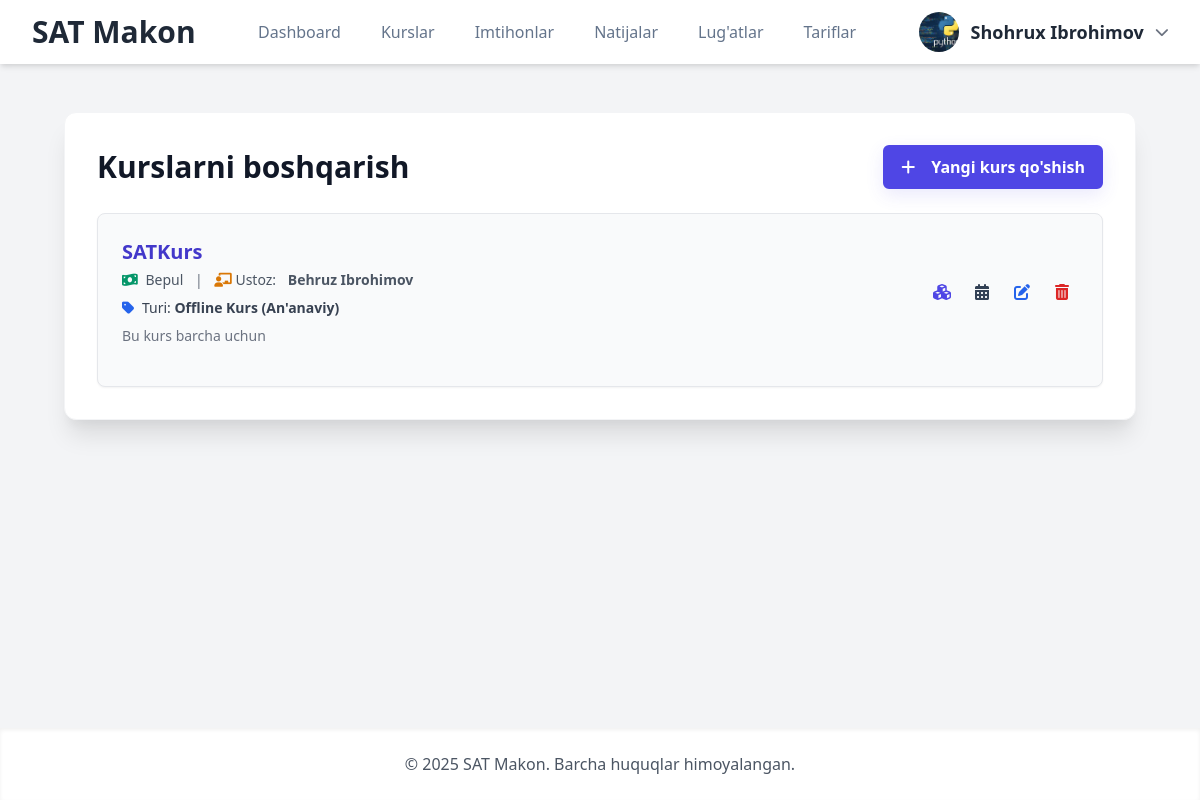
/edu-pro/courses/ (signed in), run on the app's committed database.
### Mock/models.py (models this page shows, shortened)
class CustomUser(AbstractUser):
    first_name = None
    last_name = None
    full_name = models.CharField(max_length=255, verbose_name="To'liq ism (F.I.Sh)")
    email = models.EmailField(unique=True, verbose_name="Elektron pochta")
    phone_number = models.CharField(max_length=20, unique=True, null=True, blank=True, verbose_name="Telefon raqami")
    center = models.ForeignKey(
        Center,
        on_delete=models.SET_NULL,
        null=True,
        blank=True,
        related_name='members',
        verbose_name="O'quv Markazi"
    )
    ROLE_CHOICES = [
        ('student', "O'quvchi"),
        ('teacher', "O'qituvchi"),
        ('center_admin', "Markaz Admini"),
        ('admin', "Platforma Super Admini"),
    ]
    role = models.CharField(max_length=20, choices=ROLE_CHOICES, default='student', verbose_name="Foydalanuvchi roli")
    profile_picture = models.ImageField(upload_to='profile_pics/', null=True, blank=True, verbose_name="Profil rasmi")
    bio = models.TextField(max_length=500, blank=True, verbose_name="O'zi haqida")
    ability = models.FloatField(default=0.0, verbose_name="Foydalanuvchi qobiliyati (Rasch)")
    teacher = models.ForeignKey(
        'self',
        on_delete=models.SET_NULL,
        null=True,
        blank=True,
        limit_choices_to=models.Q(role='teacher') | models.Q(role='center_admin'),
        related_name='students',
        verbose_name="Biriktirilgan Ustoz/Admin"
    )
    is_approved = models.BooleanField(default=True, verbose_name="Tasdiqlangan")
    is_banned = models.BooleanField(default=False, verbose_name="Bloklangan")
    USERNAME_FIELD = 'username'
    REQUIRED_FIELDS = ['email', 'full_name']
    def get_full_name(self):
        return self.full_name.strip()
    class Meta:
        verbose_name = "Foydalanuvchi"
        verbose_name_plural = "Foydalanuvchilar"

class Course(models.Model):
    title = models.CharField(max_length=200, verbose_name="Kurs nomi")
    description = models.TextField(verbose_name="Tavsif", blank=True, null=True)
    teacher = models.ForeignKey(settings.AUTH_USER_MODEL, on_delete=models.SET_NULL, null=True, verbose_name="Ustoz")
    course_type = models.CharField(
        max_length=10,
        choices=COURSE_TYPE_CHOICES,
        default='online',
        verbose_name="Kurs turi"
    )
    online_lesson_flow = models.CharField(
        max_length=10,
        choices=ONLINE_LESSON_FLOW_CHOICES,
        default='self_paced',
        verbose_name="Online darslar turi",
        help_text="'Ixtiyoriy'da tezlik talabaga bog'liq, 'Jadval asosida'da vaqt cheklangan."
    )
    is_premium = models.BooleanField(default=True, verbose_name="Pullik kurs")
    is_active = models.BooleanField(default=True, verbose_name="Aktiv")
    price = models.DecimalField(
        max_digits=10,
        decimal_places=2,
        default=0.00,
        verbose_name="Kurs narxi"
    )
    created_at = models.DateTimeField(auto_now_add=True)
    center = models.ForeignKey(
        'Center',
        on_delete=models.CASCADE,
        related_name='courses',
        verbose_name="Tegishli Markaz",
        null=True
    )
    groups = models.ManyToManyField(
        'Group',
        related_name='courses',
        blank=True,
        verbose_name="Kurs o'tiladigan guruhlar"
    )
    class Meta:
        verbose_name = "Kurs"
        verbose_name_plural = "Kurslar"
        unique_together = ('title', 'center')
        ordering = ['title']
    @property
    def is_online(self):
        return self.course_type == 'online'

### Mock/views.py (the view)
# urls.py: path('<slug:slug>/courses/', views.course_list, name='course_list'),
@login_required(login_url='login')
def course_list(request, slug):
    user = request.user
    center = get_object_or_404(Center, slug=slug)
    if not (user.center == center or user.is_staff):
        messages.error(request, "Sizda bu markaz kurslarini ko'rish huquqi yo'q.")
        return redirect('dashboard',slug=request.user.center.slug)
    courses = Course.objects.filter(teacher__center=center).order_by('-created_at').select_related('teacher')
    context = {
        'courses': courses,
        'center': center, # Shablonlarda URL yaratish uchun kerak
        'page_title': f"{center.name} Kurslari Ro'yxati"
    }
    return render(request, 'management/course_list.html', context)

### Mock/context_processors.py (called while the page is built)
def global_context(request):
    default_name = "SAT Makon"
    context = {
        'CENTER_NAME': default_name,
        'center': None,
        'CENTER_SLUG': None,
    }
    if request.user.is_authenticated:
        user = request.user
        if hasattr(user, 'center') and user.center:
            current_center = user.center
            context['center'] = current_center
            context['CENTER_SLUG'] = current_center.slug
            context['CENTER_NAME'] = current_center.name
        if user.is_superuser:
            context['CENTER_NAME'] = default_name
            context['center'] = None
            context['CENTER_SLUG'] = None
    return context

### Mock/templates/management/course_list.html (shortened to what this page needs)
{% extends 'base.html' %}
{% load static i18n %}
{% block extra_css %}
<link href="https://cdn.jsdelivr.net/npm/tailwindcss@2.2.19/dist/tailwind.min.css" rel="stylesheet">
<link rel="stylesheet" href="https://cdnjs.cloudflare.com/ajax/libs/font-awesome/6.0.0-beta3/css/all.min.css">
{% endblock %}
{% block content %}
<div class="container mx-auto p-4 md:p-8 max-w-6xl">
    <div class="bg-white shadow-xl rounded-xl p-6 md:p-8 border border-gray-100">
        <div class="flex flex-col sm:flex-row justify-between items-center mb-6 space-y-4 sm:space-y-0">
            <h2 class="text-3xl font-extrabold text-gray-900">{% trans "Kurslarni boshqarish" %}</h2>
            <a href="{% url 'course_create' slug=center.slug %}" class="btn btn-primary">
                <i class="fas fa-plus mr-2"></i>{% trans "Yangi kurs qo'shish" %}
            </a>
        </div>
        {% if courses %}
        <div class="grid grid-cols-1 gap-6">
            {% for course in courses %}
            <div class="course-card bg-gray-50 rounded-lg p-6 border border-gray-200 shadow-sm">
                <div class="flex flex-col sm:flex-row justify-between items-start sm:items-center mb-4 space-y-4 sm:space-y-0">
                    <div>
                        <h3 class="text-xl font-bold text-indigo-700">{{ course.title }}</h3>
                        <p class="text-sm text-gray-600 mt-1 space-x-2">
                            <span class="font-medium">
                                <i class="fas fa-money-bill-wave mr-1 text-green-600"></i>
                                {% if course.is_premium %}{{ course.price|floatformat:0 }} so'm{% else %}{% trans "Bepul" %}{% endif %}
                            </span>
                            <span class="text-gray-500">|</span>
                            <i class="fas fa-chalkboard-teacher mr-1 text-yellow-600"></i>
                            {% trans "Ustoz" %}: <b>{{ course.teacher.get_full_name|default:"Tayinlanmagan" }}</b>
                        </p>
                        <p class="text-sm text-gray-700 mt-2">
                            <i class="fas fa-tag mr-1 text-blue-600"></i>
                            {% trans "Turi" %}:
                            <span class="font-semibold">{{ course.get_course_type_display }}</span>
                        </p>
                        {% if course.description %}
                        <p class="text-sm text-gray-500 mt-2">{{ course.description|truncatewords:25 }}</p>
                        {% endif %}
                    </div>
                    <div class="flex space-x-2 flex-shrink-0">
                        <a href="{% url 'module_list' course_id=course.id %}" class="btn-icon text-indigo-600 hover:bg-indigo-100" title="{% trans 'Modullar va Darslarni boshqarish' %}">
                            <i class="fas fa-cubes"></i>
                        </a>
                        {% if course.course_type == 'offline' or course.online_lesson_flow == 'scheduled' %}
                        <a href="{% url 'schedule_list' course_id=course.id %}" class="btn-icon text-teal-600 hover:bg-teal-100" title="{% trans 'Dars jadvalini belgilash' %}">
                            <i class="fas fa-calendar-alt"></i>
                        </a>
                        {% endif %}
                        <a href="{% url 'course_update' slug=center.slug slug=center.slug pk=course.id %}" class="btn-icon text-blue-600 hover:bg-blue-100" title="{% trans 'Tahrirlash' %}">
                            <i class="fas fa-edit"></i>
                        </a>
                        <button onclick="openDeleteModal('delete-modal-{{ course.id }}')" class="btn-icon text-red-600 hover:bg-red-100" title="{% trans 'O\'chirish' %}">
                            <i class="fas fa-trash-alt"></i>
                        </button>
                    </div>
                </div>
            </div>
            {% endfor %}
        </div>
        {% endif %}
    </div>
</div>
{% endblock %}

### Mock/templates/header.html (shortened to what this page needs)
{% load static i18n %}
<header class="bg-white shadow-md sticky top-0 z-50">
    <div class="container max-w-7xl mx-auto px-4 sm:px-6 lg:px-8">
        <div class="flex items-center justify-between h-16">
            <div class="flex-shrink-0">
                <a href="{% url 'index' %}" class="text-3xl font-bold text-gray-800">{{ CENTER_NAME }}</a>
            </div>
            <nav class="hidden md:flex md:items-center md:space-x-2 lg:space-x-4">
                {% if user.is_authenticated and user.role == 'student' %}
                <a href="{% url 'dashboard' slug=request.user.center.slug %}" class="nav-link {% if request.resolver_match.url_name == 'dashboard' %}active{% endif %}">Dashboard</a>
                <a href="{% url 'all_courses' center.slug %}" class="nav-link ">Kurslar</a>
                <a href="{% url 'all_exams' center.slug %}" class="nav-link {% if request.resolver_match.url_name == 'all_exams' %}active{% endif %}">Imtihonlar</a>
                <a href="{% url 'completed_exams' center.slug %}" class="nav-link {% if request.resolver_match.url_name == 'completed_exams' %}active{% endif %}">Natijalar</a>
                <a href="{% url 'my_flashcards' center.slug %}" class="nav-link {% if request.resolver_match.url_name == 'my_flashcards' %}active{% endif %}">Lug'atlar</a>
                <a href="{% url 'price' center.slug %}" class="nav-link {% if request.resolver_match.url_name == 'price' %}active{% endif %}">Tariflar</a>
                {% elif user.is_authenticated and user.role == 'admin' %}
                <a href="{% url 'center_list' %}" class="nav-link {% if request.resolver_match.url_name == 'center_list' %}active{% endif %}">O'quv markazlar</a>
                {% endif %}
            </nav>
            <div class="flex items-center space-x-4">
                {% if user.is_authenticated %}
                <div class="hidden md:block relative">
                    <button id="dropdownButton" class="flex items-center space-x-3 focus:outline-none">
                        {% if user.profile_picture %}
                            <img class="h-10 w-10 rounded-full object-cover" src="{{ user.profile_picture.url }}" alt="Profil rasmi">
                        {% else %}
                            <span class="h-10 w-10 rounded-full bg-blue-500 flex items-center justify-center text-white font-bold text-lg">
                                {{ user.username|first|upper }}
                            </span>
                        {% endif %}
                        <span class="font-semibold text-lg text-gray-800">{{ user.get_full_name|default:user.username }}</span>
                        <i class="fas fa-chevron-down text-gray-500 text-sm"></i>
                    </button>
                </div>
                {% else %}
                <div class="hidden md:block">
                       <a href="{% url 'login' %}" class="nav-link"><i class="fa-brands fa-telegram mr-1"></i> Kirish</a>
                </div>
                {% endif %}
            </div>
        </div>
    </div>
</header>

### Mock/static/css/custom.css (style rules this page uses)
:root { --primary-color: #4f46e5; --secondary-color: #0ea5e9; --success-color: #10b981; --danger-color: #ef4444; --slate-text: #334155; --slate-light: #64748b; --slate-bg: #f8fafc; --card-bg: #ffffff; --card-border: #eef2ff; --card-shadow: 0 4px 6px -1px rgb(0 0 0 / 0.05), 0 2px 4px -2px rgb(0 0 0 / 0.06); --card-shadow-hover: 0 10px 15px -3px rgb(0 0 0 / 0.07), 0 4px 6px -2px rgb(0 0 0 / 0.05); }
body { background-color: var(--slate-bg); color: var(--slate-text); font-family: 'Inter', sans-serif; -webkit-font-smoothing: antialiased; -moz-osx-font-smoothing: grayscale; }
.btn { font-weight: 600; padding: 0.75rem 1.25rem; border-radius: 0.75rem; transition: all 0.2s ease-in-out; text-align: center; display: inline-flex; align-items: center; justify-content: center; gap: 0.5rem; cursor: pointer; border: 2px solid transparent; white-space: nowrap; text-decoration: none; }
.btn-primary, a.btn-primary { background-color: var(--primary-color); border-color: var(--primary-color); color: white; box-shadow: 0 6px 18px rgba(79, 70, 229, 0.12); }
.nav-link, .mobile-nav-link { display: block; padding: 0.5rem 0.75rem; border-radius: 0.5rem; font-weight: 500; color: var(--slate-light); transition: all 0.2s ease; text-decoration: none; white-space: nowrap; }

### Mock/templates/management/course_list.html (style rules this page uses)
.course-card { transition: all 0.3s ease; }
.btn { display: inline-flex; align-items: center; padding: 0.5rem 1rem; font-weight: 600; border-radius: 0.375rem; transition: all 0.3s; }
.btn-primary { background-color: #4f46e5; color: white; }
.btn-icon { display: flex; align-items: center; justify-content: center; width: 2rem; height: 2rem; border-radius: 50%; transition: all 0.2s; }

### data on the page
CustomUser: profile_picture (picture), get_full_name "Shohrux Ibrohimov"
Course: title "SATKurs", teacher.get_full_name "Behruz Ibrohimov", course_type "Offline Kurs (An'anaviy)", description "Bu kurs barcha uchun"

### other printed values
{{ CENTER_NAME }} "SAT Makon"
